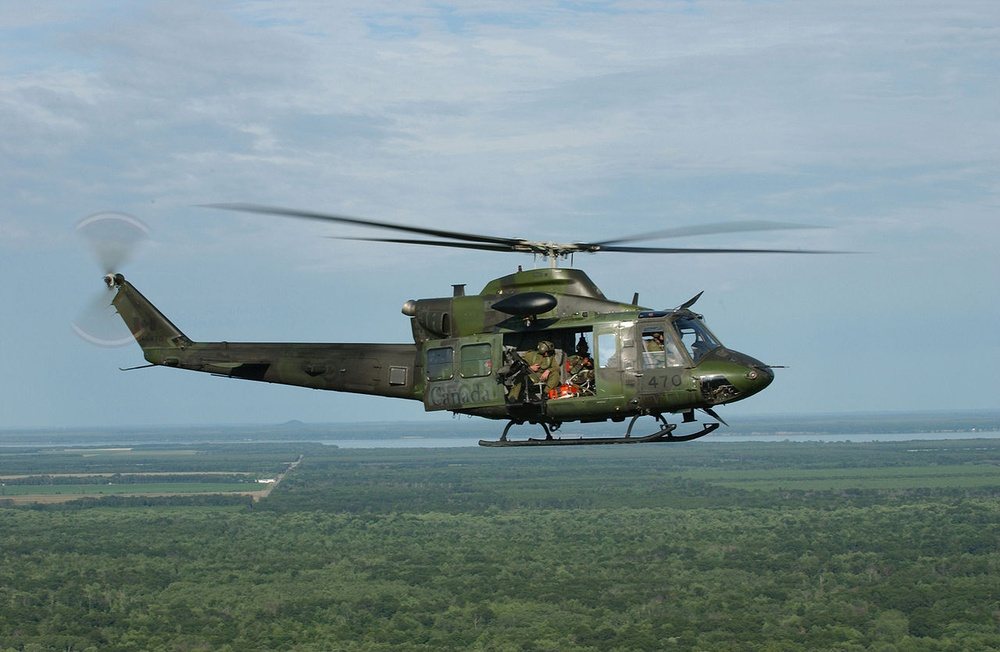
#> input picture heli.jpg, 1000 x 652 px, shrunk from 1280 x 834 before the run
$ python thresholding.py
#> lines starting #> are read from the running program, lines starting #| are printed output that depends on the picture; after the words box and inside, x2 and y2 are one past the last pixel; in counts of white or black regions, pixels touching at a corner belong together
import cv2
import numpy as np
import matplotlib.pyplot as plt

img = cv2.imread("heli.jpg",0)
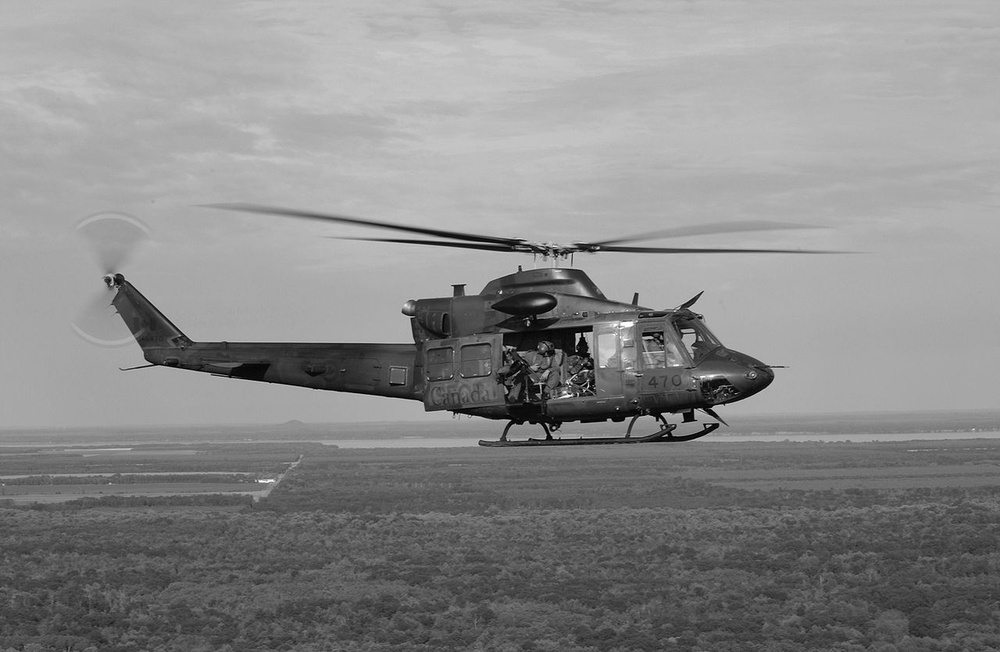
#> img: shape (652, 1000); min 0, max 255, mean 137.8

ret,th1 = cv2.threshold(img,100,200, cv2.THRESH_BINARY)
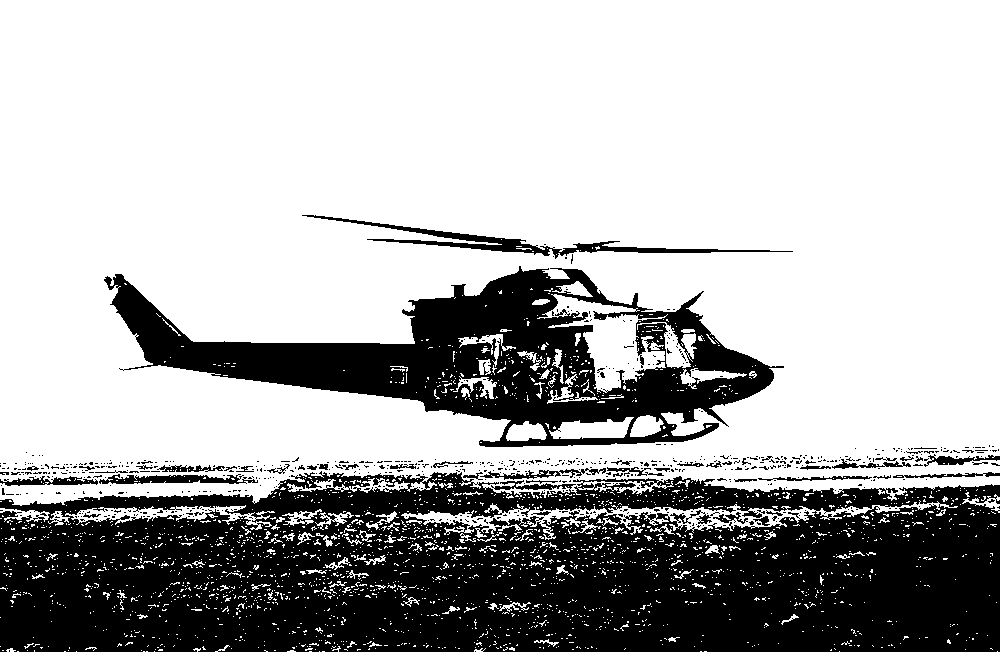
#> th1: shape (652, 1000); values 0 (black) and 200 (white), 69.2% white; 682 black regions (632 under 20 px), largest, box (x1, y1, x2, y2) and area: (0, 471, 1000, 652) 144621, (104, 266, 784, 447) 45984, (302, 215, 793, 259) 2803

cv2.imshow("img",img)
cv2.imshow("th",th1)

cv2.waitKey(0)
cv2.destroyAllWindows()

$ run again, with bilateral.png saved as heli.jpg
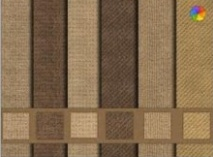
#> input picture bilateral.png, 213 x 157 px
#> `img = cv2.imread("heli.jpg",0)`:
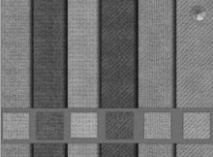
#> img: shape (157, 213); min 24, max 209, mean 112.9
#> `ret,th1 = cv2.threshold(img,100,200, cv2.THRESH_BINARY)`:
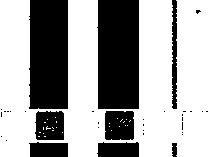
#> th1: shape (157, 213); values 0 (black) and 200 (white), 64.3% white; 34 black regions (26 under 20 px), largest, box (x1, y1, x2, y2) and area: (97, 0, 139, 109) 4470, (29, 0, 68, 109) 4151, (105, 111, 134, 140) 813
